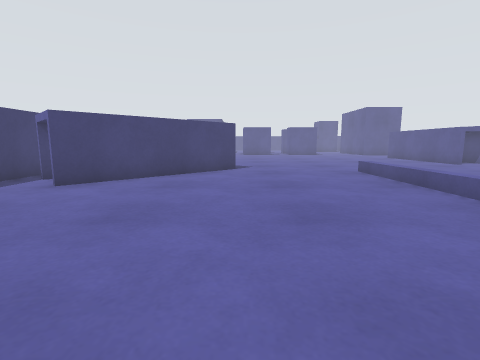
view 1 (above)

17 first-person views from a walk through a robot-simulator world made for Gazebo. The camera is 0.51 m above the floor, tilts 8° down and sees 85° across. The floor is counted in squares, 0.5 m on a side. Each view is taken from the middle of a square. On the plan, view 1 faces up. The plan holds only what a view shows up to about 11 squares ahead; the rest is blank.

view 2
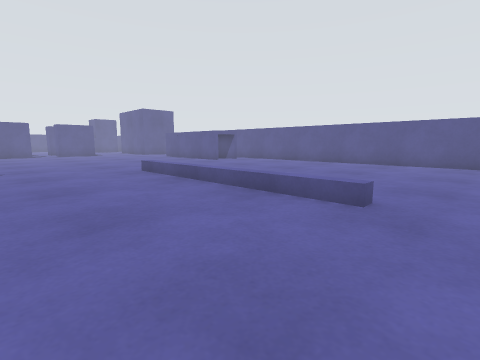

view 3
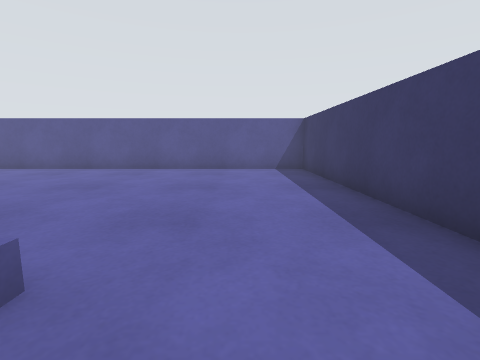

view 4
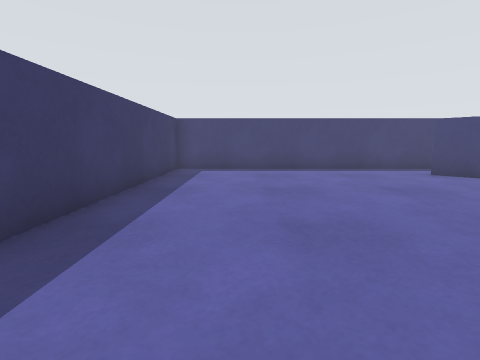

view 5
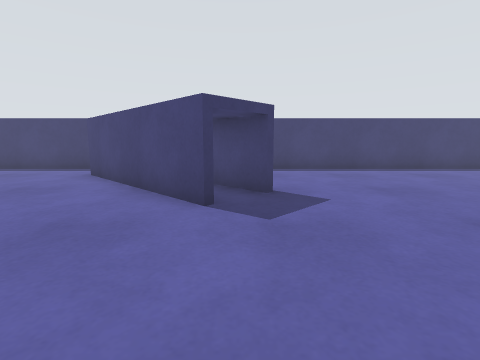

view 6
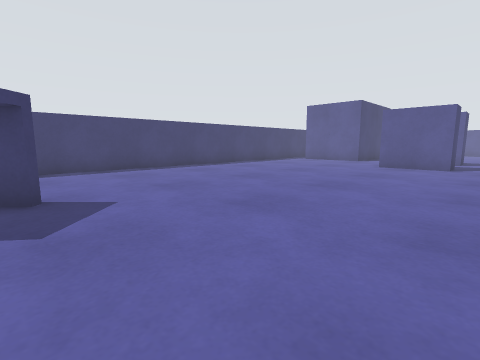

view 7
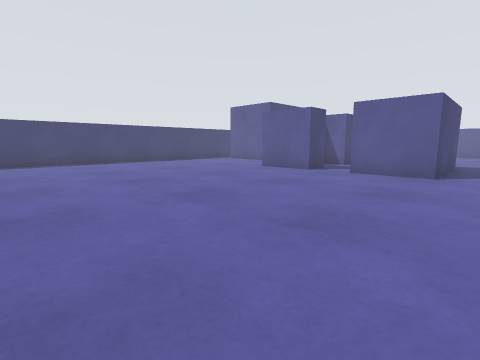

view 8
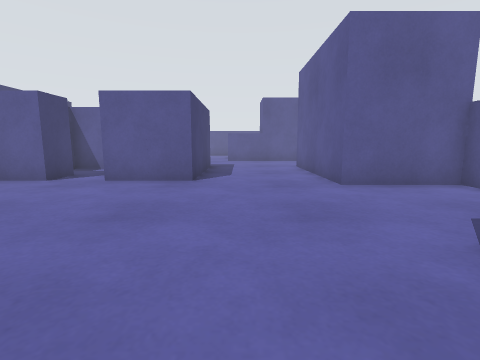

view 9
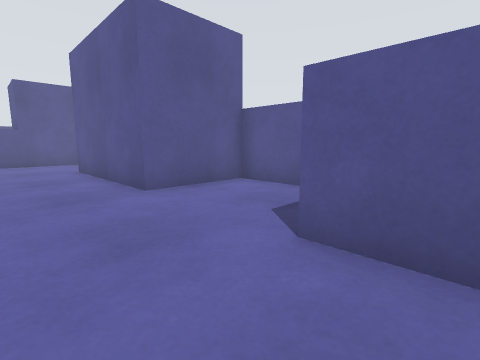

view 10
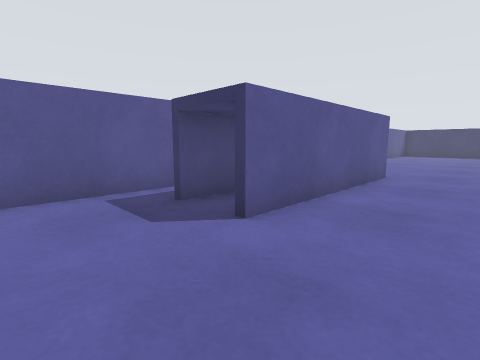

view 11
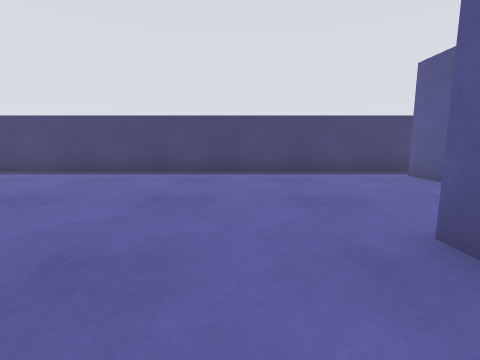

view 12
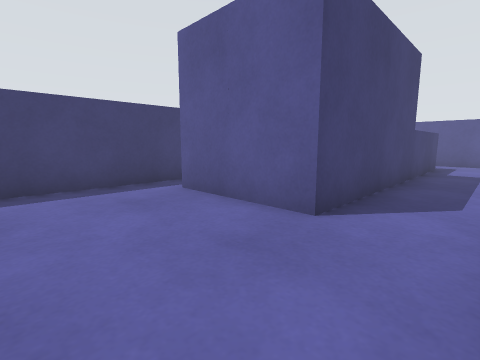

view 13
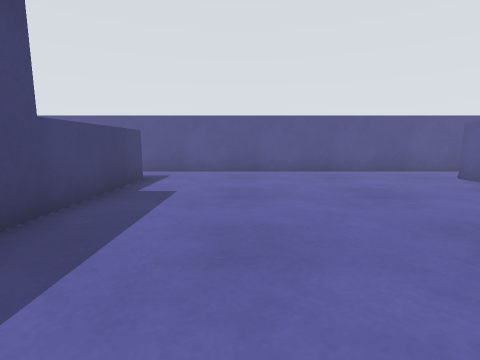

view 14
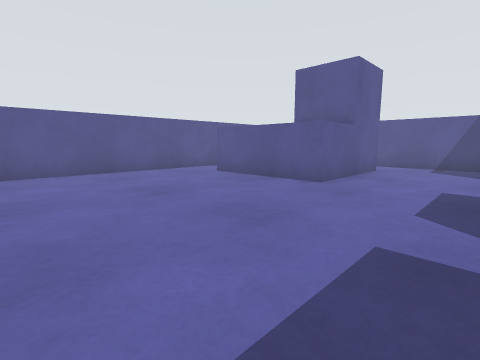

view 15
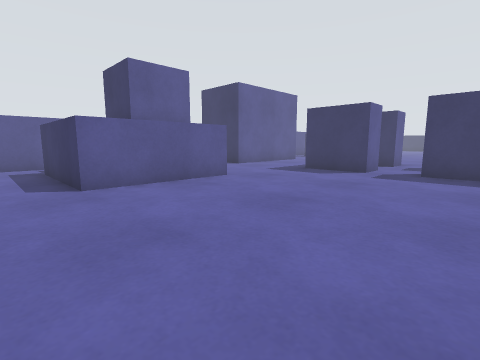

view 16
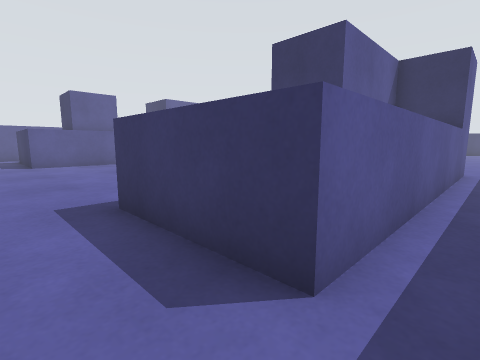

view 17
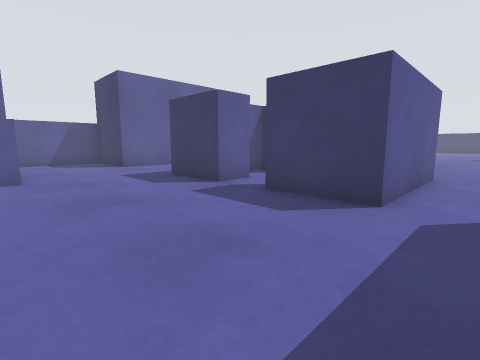

### Floor plan
Key: @ floor where view 1 was taken; # wall or solid block; . floor; B blue box; U building.
Columns run from 7 left of view 1 to 14 right of it. Each row starts with its distance up from view 1.
 38     #############
 37  ..................
 36  ....................#
 35  .UUUU.........UUUU .#
 34  .U  U.........U
 33  .U  U.........UUUU
 32  .UUUU.........UUUU
 31  .UU U...............#
 30  .UU U...............#
 29  .UU U...............#
 28  .UU U.............
 27 #.UUUU..UU..UU....U
 26 #.......U....U....U
 25 #.......U....U....U
 24 #.......UU..UU....U
 23 #.......UU..UU....UUU
 22 #....................#
 21 #....................#
 20 #....................#
 19 #....................#
 18 #.................##.#
 17 #.................##
 16 #.................#
 15 #.................#
 14 #.................#
 13 #...........   ...#B
 12 #...........   ...
 11      BB.....   ....
 10     B.#B....   ....  #
  9 #    #......B  .... .#
  8 #.B #.......B   .....#
  7 #.B#........B  ......#
  6 #..B........B  ......#
  5 #...........B  ......#
  4 #...........B .......#
  3 #...........B........#
  2 #...........B........#
  1 #....................#
  0 #......@.............#
 -1 #....................#
 -2 #.........  .........#
 -3 #########    #########

Where each view was taken, in squares from view 1:
view 1: 0 up, 0 right, facing up
view 2: 0 up, 0 right, facing up-right
view 3: 0 up, 3 right, facing right
view 4: 0 up, 4 right, facing left
view 5: 11 up, 4 right, facing left
view 6: 11 up, 4 right, facing up-left
view 7: 14 up, 8 right, facing up-left
view 8: 16 up, 8 right, facing up
view 9: 17 up, 8 right, facing up-right
view 10: 21 up, 8 right, facing down-right
view 11: 21 up, 3 right, facing left
view 12: 23 up, 0 right, facing up-left
view 13: 28 up, 1 right, facing up
view 14: 28 up, 1 right, facing up-right
view 15: 37 up, 1 right, facing down-right
view 16: 37 up, 6 left, facing down-right
view 17: 32 up, 1 left, facing down-right
